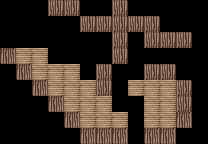

A 2D game scene composited from a Tiled map and its tileset images. What follows is a short description and the map's XML, with every tile layer's data as written:
An orthogonal 13x9 tile map with 16x16 px tiles, 1 tile layer (Tile Layer 1).

<map version="1.10" tiledversion="1.11.2" orientation="orthogonal" renderorder="right-down" width="13" height="9" tilewidth="16" tileheight="16" infinite="0" nextlayerid="2" nextobjectid="1">
 <tileset firstgid="1" source="Blocks.tsx" />
 <layer id="1" name="Tile Layer 1" width="13" height="9">
  <data encoding="csv">
0,0,0,11,11,0,0,11,0,0,0,0,0,
0,0,0,0,0,11,11,11,11,11,0,0,0,
0,0,0,0,0,0,0,11,0,11,11,11,0,
3221225483,12,12,0,0,0,0,11,0,0,0,0,0,
0,3221225483,12,12,12,0,11,0,0,11,11,0,0,
0,0,3221225483,12,12,12,11,0,12,12,12,11,0,
0,0,0,3221225483,12,12,12,0,0,12,12,11,0,
0,0,0,0,3221225483,12,12,12,0,12,12,3221225483,0,
0,0,0,0,0,3221225483,3221225483,3221225483,0,3221225483,3221225483,0,0
</data>
 </layer>
</map>
